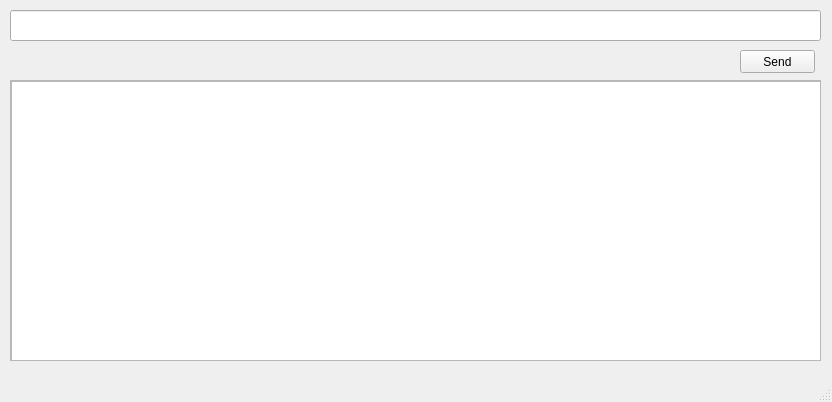
<?xml version="1.0" encoding="UTF-8"?>
<ui version="4.0">
 <class>MainWindow</class>
 <widget class="QMainWindow" name="MainWindow">
  <property name="geometry">
   <rect>
    <x>0</x>
    <y>0</y>
    <width>832</width>
    <height>402</height>
   </rect>
  </property>
  <property name="windowTitle">
   <string>MainWindow</string>
  </property>
  <widget class="QWidget" name="centralwidget">
   <widget class="QPushButton" name="sendButton">
    <property name="geometry">
     <rect>
      <x>740</x>
      <y>50</y>
      <width>75</width>
      <height>23</height>
     </rect>
    </property>
    <property name="text">
     <string>Send</string>
    </property>
    <property name="checkable">
     <bool>false</bool>
    </property>
   </widget>
   <widget class="QLineEdit" name="lunaTextEdit">
    <property name="geometry">
     <rect>
      <x>10</x>
      <y>10</y>
      <width>811</width>
      <height>31</height>
     </rect>
    </property>
   </widget>
   <widget class="QScrollArea" name="scrollArea">
    <property name="geometry">
     <rect>
      <x>10</x>
      <y>80</y>
      <width>811</width>
      <height>281</height>
     </rect>
    </property>
    <property name="widgetResizable">
     <bool>true</bool>
    </property>
    <widget class="QWidget" name="scrollAreaWidgetContents">
     <property name="geometry">
      <rect>
       <x>0</x>
       <y>0</y>
       <width>809</width>
       <height>279</height>
      </rect>
     </property>
     <widget class="QTextEdit" name="logWin">
      <property name="geometry">
       <rect>
        <x>0</x>
        <y>0</y>
        <width>811</width>
        <height>281</height>
       </rect>
      </property>
     </widget>
    </widget>
   </widget>
  </widget>
  <widget class="QMenuBar" name="menubar">
   <property name="geometry">
    <rect>
     <x>0</x>
     <y>0</y>
     <width>832</width>
     <height>21</height>
    </rect>
   </property>
  </widget>
  <widget class="QStatusBar" name="statusbar"/>
 </widget>
 <resources/>
 <connections>
  <connection>
   <sender>sendButton</sender>
   <signal>clicked()</signal>
   <receiver>MainWindow</receiver>
   <slot>sendBtnClicked()</slot>
   <hints>
    <hint type="sourcelabel">
     <x>766</x>
     <y>82</y>
    </hint>
    <hint type="destinationlabel">
     <x>644</x>
     <y>75</y>
    </hint>
   </hints>
  </connection>
 </connections>
 <slots>
  <slot>sendBtnClicked()</slot>
 </slots>
</ui>
